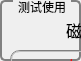
  <widget class="QGroupBox" name="groupBox_7">
   <property name="geometry">
    <rect>
     <x>1260</x>
     <y>340</y>
     <width>81</width>
     <height>61</height>
    </rect>
   </property>
   <property name="styleSheet">
    <string notr="true">QGroupBox{
background-color: qlineargradient(x1:0, y1:0, x2:0, y2:1,
stop:0#D3D3D3, stop: 1 #D3D3D3);
border:2px solid gray;
border-radius:5px;
margin-top:1ex;/* leave space at the top for the title */
}

QGroupBox::title {
subcontrol-origin: margin;
subcontrol-position: top center;
padding: 0 3px;
}</string>
   </property>
   <property name="title">
    <string>测试使用</string>
   </property>
   <widget class="QLabel" name="labelZeroMagneticField2">
    <property name="geometry">
     <rect>
      <x>220</x>
      <y>50</y>
      <width>100</width>
      <height>29</height>
     </rect>
    </property>
    <property name="sizePolicy">
     <sizepolicy hsizetype="Fixed" vsizetype="Fixed">
      <horstretch>0</horstretch>
      <verstretch>0</verstretch>
     </sizepolicy>
    </property>
    <property name="minimumSize">
     <size>
      <width>100</width>
      <height>20</height>
     </size>
    </property>
    <property name="font">
     <font>
      <pointsize>12</pointsize>
     </font>
    </property>
    <property name="styleSheet">
     <string notr="true">border:2px groove gray;
border-radius:10px;
padding:2px 4px;</string>
    </property>
    <property name="text">
     <string>&lt;html&gt;&lt;head/&gt;&lt;body&gt;&lt;p&gt;&lt;span style=&quot; color:#ff0000;&quot;&gt;empty&lt;/span&gt;&lt;/p&gt;&lt;/body&gt;&lt;/html&gt;</string>
    </property>
    <property name="alignment">
     <set>Qt::AlignCenter</set>
    </property>
   </widget>
   <widget class="QLabel" name="label_19">
    <property name="geometry">
     <rect>
      <x>210</x>
      <y>20</y>
      <width>100</width>
      <height>26</height>
     </rect>
    </property>
    <property name="sizePolicy">
     <sizepolicy hsizetype="Fixed" vsizetype="Fixed">
      <horstretch>0</horstretch>
      <verstretch>0</verstretch>
     </sizepolicy>
    </property>
    <property name="minimumSize">
     <size>
      <width>100</width>
      <height>20</height>
     </size>
    </property>
    <property name="font">
     <font>
      <pointsize>12</pointsize>
     </font>
    </property>
    <property name="text">
     <string>零位磁场</string>
    </property>
    <property name="alignment">
     <set>Qt::AlignCenter</set>
    </property>
   </widget>
   <widget class="QLabel" name="label_14">
    <property name="geometry">
     <rect>
      <x>40</x>
      <y>20</y>
      <width>100</width>
      <height>20</height>
     </rect>
    </property>
    <property name="sizePolicy">
     <sizepolicy hsizetype="Fixed" vsizetype="Fixed">
      <horstretch>0</horstretch>
      <verstretch>0</verstretch>
     </sizepolicy>
    </property>
    <property name="minimumSize">
     <size>
      <width>100</width>
      <height>20</height>
     </size>
    </property>
    <property name="font">
     <font>
      <pointsize>12</pointsize>
     </font>
    </property>
    <property name="text">
     <string>磁极数</string>
    </property>
    <property name="alignment">
     <set>Qt::AlignCenter</set>
    </property>
   </widget>
   <widget class="QLabel" name="labelMagneticPoleNum">
    <property name="geometry">
     <rect>
      <x>10</x>
      <y>50</y>
      <width>100</width>
      <height>29</height>
     </rect>
    </property>
    <property name="sizePolicy">
     <sizepolicy hsizetype="Fixed" vsizetype="Fixed">
      <horstretch>0</horstretch>
      <verstretch>0</verstretch>
     </sizepolicy>
    </property>
    <property name="minimumSize">
     <size>
      <width>100</width>
      <height>20</height>
     </size>
    </property>
    <property name="font">
     <font>
      <pointsize>12</pointsize>
     </font>
    </property>
    <property name="styleSheet">
     <string notr="true">border:2px groove gray;
border-radius:10px;
padding:2px 4px;</string>
    </property>
    <property name="text">
     <string>&lt;html&gt;&lt;head/&gt;&lt;body&gt;&lt;p&gt;&lt;span style=&quot; color:#ff0000;&quot;&gt;empty&lt;/span&gt;&lt;/p&gt;&lt;/body&gt;&lt;/html&gt;</string>
    </property>
    <property name="alignment">
     <set>Qt::AlignCenter</set>
    </property>
   </widget>
  </widget>
